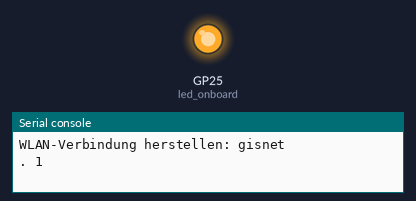
The program below on a simulated Raspberry Pi Pico running MicroPython. Shown: output pins drawn as LEDs (lit = HIGH), the last lines printed to the serial console. WiFi joins after 1.5 s. At 2.0 s the program stops and its outputs stay as they are.

Above: at 0.1 s.
At 1.1 s:
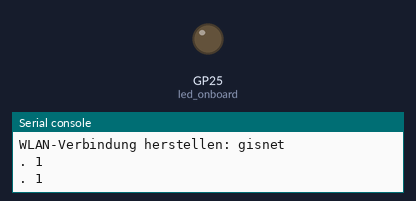
Timing chart, 0 to 3.5 s (numbered marks = the images above):
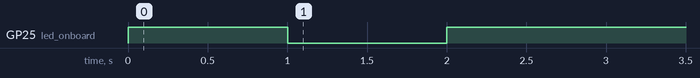

The program:

scan3.py
```python
# Bibliotheken laden
import machine
import network
import time

# WLAN-Konfiguration
wlanSSID = 'gisnet'
wlanPW = 'wilhelmine'
network.country('DE')

# Status-LED
led_onboard = machine.Pin('LED', machine.Pin.OUT, value=0)

# Funktion: WLAN-Verbindung
def wlanConnect():
    # network.WLAN.hostname("Motu_the_greatest")
    wlan = network.WLAN(network.STA_IF)
    if not wlan.isconnected():
        print('WLAN-Verbindung herstellen:', wlanSSID)
        wlan.active(True)
        wlan.connect(wlanSSID, wlanPW)
        for i in range(10):
            if wlan.status() < 0 or wlan.status() >= 3:
                break
            led_onboard.toggle()
            print('.', wlan.status())
            time.sleep(1)
    if wlan.isconnected():
        print('WLAN-Verbindung hergestellt')
        led_onboard.on()
        print('WLAN-Status:', wlan.status())
        netConfig = wlan.ifconfig()
        print('IPv4-Adresse:', netConfig[0], '/', netConfig[1])
        print('Standard-Gateway:', netConfig[2])
        print('DNS-Server:', netConfig[3])
    else:
        print('Keine WLAN-Verbindung')
        led_onboard.off()
        print('WLAN-Status:', wlan.status())

# WLAN-Verbindung herstellen
wlanConnect()
```

Measured:
- by itself, GP25 (led_onboard): LOW → HIGH at 0.00 s, → LOW 1.0 s later, → HIGH 1.0 s later
